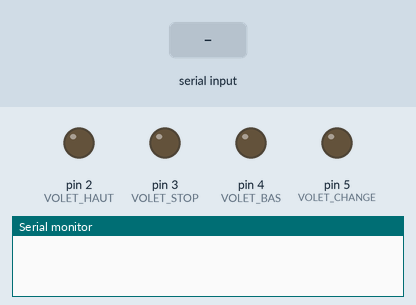
Simulated run of this sketch. Board: Arduino Uno, built with avr-gcc and run on an emulated ATmega328P. On the bench: output pins drawn as LEDs (lit = HIGH), the last lines printed to the serial monitor. Dashed ring = blinking. The inputs (shaded band) are chosen by the test bench.

Above: at 1.2 s.
1.3 s: "5\n" received over Serial
At 2.75 s:
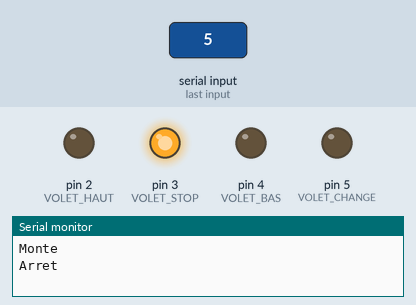
At 3.85 s:
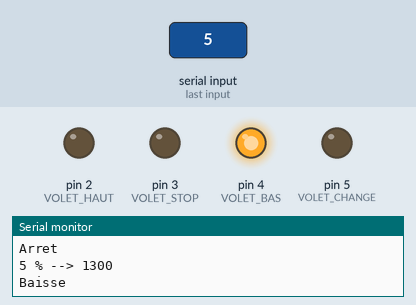
4.3 s: "200\n" received over Serial
At 7.7 s:
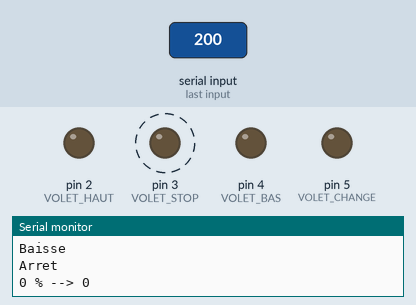
Timing chart, 0 to 9.2 s (numbered marks = the images above; inputs shaded):
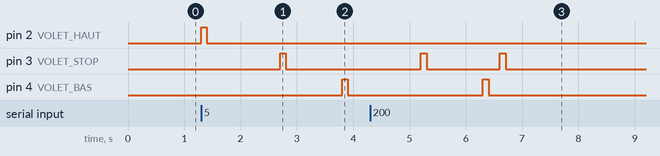

The sketch:

zozo.ino
```cpp
#define VOLET_HAUT 2
#define VOLET_STOP 3
#define VOLET_BAS 4
#define VOLET_CHANGE 5

long pi=0; //position Initiale des volets
long p;


void setup() {
  // initialize the digital pin as an output.
  pinMode(VOLET_HAUT, OUTPUT);
  pinMode(VOLET_STOP, OUTPUT);
  pinMode(VOLET_BAS, OUTPUT);
  pinMode(VOLET_CHANGE, OUTPUT);
  Serial.begin(9600);
}

void loop() {
 if (Serial.available())
  {
  p = Serial.parseInt();
  pi=volet(p);
  Serial.print(p);
  Serial.print(" % --> ");
  Serial.println(pi);
  }
}

void monte()
{
  Serial.println("Monte");
  digitalWrite(VOLET_HAUT, HIGH);   // set the LED on
  delay(100);              // wait for a second
  digitalWrite(VOLET_HAUT, LOW);    // set the LED off
}

void baisse()
{
  Serial.println("Baisse");
  digitalWrite(VOLET_BAS, HIGH);   // set the LED on
  delay(100);              // wait for a second
  digitalWrite(VOLET_BAS, LOW);    // set the LED off
}

void arret()
{
  Serial.println("Arret");
  digitalWrite(VOLET_STOP, HIGH);   // set the LED on
  delay(100);              // wait for a second
  digitalWrite(VOLET_STOP, LOW);    // set the LED off
}

long volet(long niveau)
{
long deb;
long delta;
 if (niveau >= 0 && niveau <= 100)
 {
   niveau=niveau*260;
   if (niveau < pi)
   {
    baisse();
    deb=millis();
    do
    {
      delta=millis()-deb;
    }while (niveau <= (pi-delta));
    arret();
  }
  else if (niveau > pi)
  {
    monte();
    deb=millis();
    do
    {
      delta=millis()-deb;
    }while (niveau >= (pi+delta));
    arret();
  }
 }
   return niveau;
}
```

Measured:
- after the input at 1.3 s, pin 2 (VOLET_HAUT): LOW → HIGH at once, → LOW 0.10 s later; pin 3 (VOLET_STOP): LOW → HIGH after 1.4 s, → LOW 0.10 s later; pin 4 (VOLET_BAS): LOW → HIGH after 2.5 s, → LOW 0.10 s later
- after the input at 4.3 s, pin 4 (VOLET_BAS): LOW → HIGH after 2.0 s, → LOW 0.10 s later
